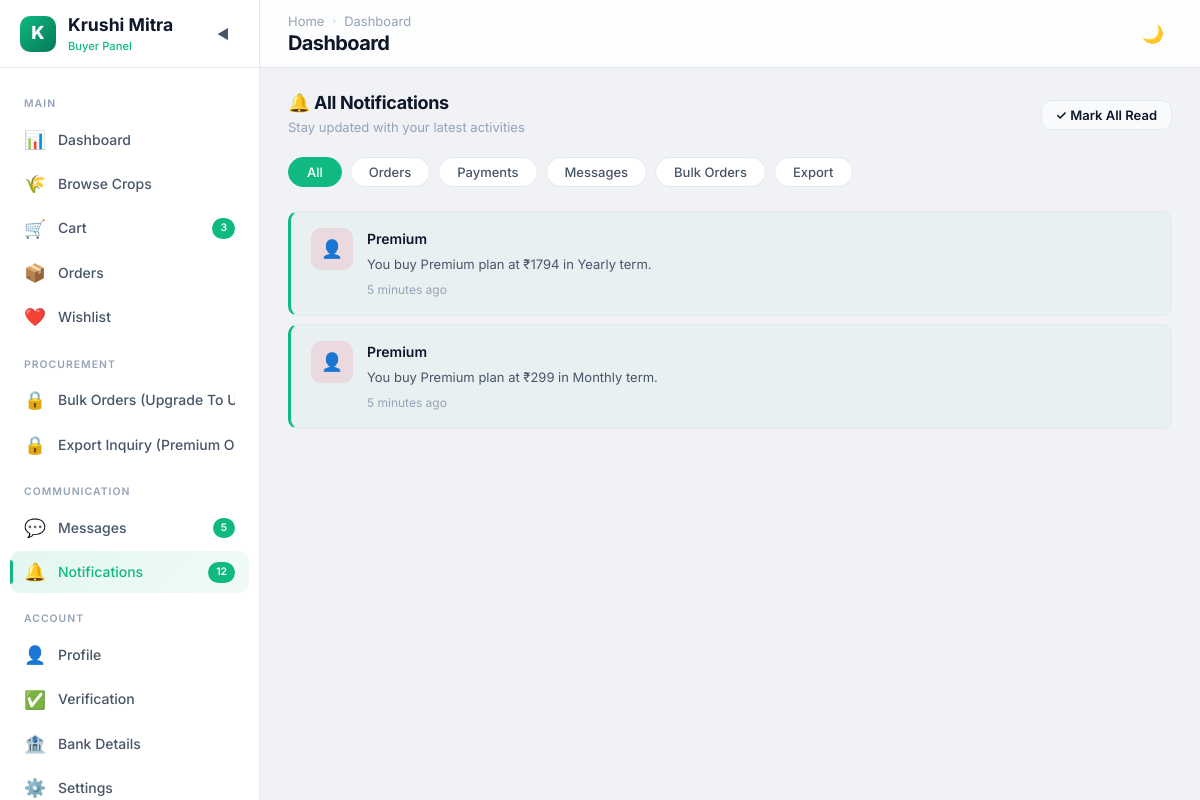
Before: /buyer/notifications/ (signed in) with the older database file.
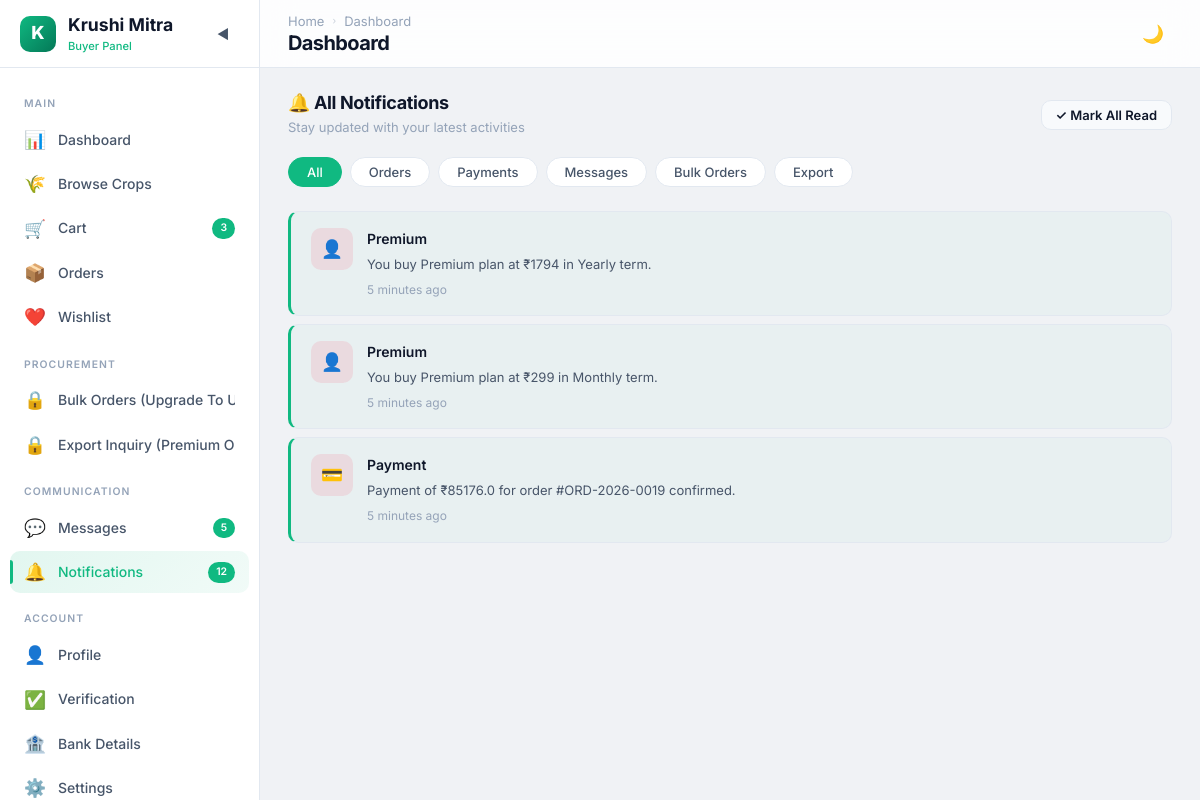
After: the same page with the newer database file.
### buyer/models.py (models this page shows, shortened)
class notifications(models.Model):
    NOTIFICATIONS_TYPES= (
        ("Order","Order"),
        ("Payment","Payment"),
        ("Bulk","Bulk"),
        ("Export","Export"),
        ("Kyc","Kyc"),
        ("Premium","Premium"),
                            )
    user = models.ForeignKey(Buyer, on_delete=models.CASCADE, related_name='buyer')
    notification_type = models.CharField(max_length=20,choices=NOTIFICATIONS_TYPES)
    message = models.CharField(max_length=100,blank=True,null=True)
    is_readed = models.BooleanField(default=False)
    created_at = models.DateTimeField(auto_now_add=True)

### farmer/views.py (the view)
        def wrapper(request, *args, **kwargs):
            if "contact" in request.session:
                try:
                    user = User.objects.get(contact=request.session['contact'])
                    request.uid = user
                    if user.role not in allowed_roles:
                        messages.error(request, "Access Denied")
                        return redirect('login')
                    return view_function(request, *args, **kwargs)
                except User.DoesNotExist:
                    return redirect('login')
            return redirect('login')

### buyer/views.py (called while the page is built)
@check_login(['Buyer'])
def buyer_notifications(request):
    uid = request.uid
    buyr = Buyer.objects.get(user=uid)
    premium_type = premium_buyer.objects.get(user=buyr)
    all_notifications = notifications.objects.filter(user=buyr)
    context={'buyr':buyr,'all_notifications':all_notifications,'premium_type':premium_type,'buyr':buyr}
    return render(request, "buyer/notifications.html",context)

### farmer/views.py (called while the page is built)
def check_login(allowed_roles):
    def decorator(view_function):
        def wrapper(request, *args, **kwargs):
            if "contact" in request.session:
                try:
                    user = User.objects.get(contact=request.session['contact'])
                    request.uid = user
                    if user.role not in allowed_roles:
                        messages.error(request, "Access Denied")
                        return redirect('login')
                    return view_function(request, *args, **kwargs)
                except User.DoesNotExist:
                    return redirect('login')
            return redirect('login')
        return wrapper
    return decorator

### buyer/templates/buyer/notifications.html (shortened to what this page needs)
<!DOCTYPE html>
{% load static %}
<html lang="en" data-theme="light">
<head>
  <link rel="stylesheet" href="{% static 'buyer/css/style.css' %}">
  <link rel="stylesheet" href="{% static 'buyer/css/notifications.css' %}">
</head>
<body>
  <div class="app-layout">
    <aside class="sidebar">
      <div class="sidebar-header">
        <div class="sidebar-logo">
          <div class="sidebar-logo-icon">K</div>
          <div>
            <div class="sidebar-logo-text">Krushi Mitra</div>
            <span class="sidebar-logo-sub">Buyer Panel</span>
          </div>
        </div>
        <button class="sidebar-toggle">◀</button>
      </div>
      <nav class="sidebar-nav">
        <div class="sidebar-section-label">Main</div>
        <a href="{% url 'buyer_dashboard' %}" class="sidebar-item" data-tooltip="Dashboard"><span
            class="sidebar-item-icon">📊</span><span class="sidebar-item-text">Dashboard</span></a>
        <a href="{% url 'buyer_browse_crops' %}" class="sidebar-item" data-tooltip="Browse Crops"><span
            class="sidebar-item-icon">🌾</span><span class="sidebar-item-text">Browse Crops</span></a>
        <a href="{% url 'buyer_cart' %}" class="sidebar-item" data-tooltip="Cart"><span
            class="sidebar-item-icon">🛒</span><span class="sidebar-item-text">Cart</span><span
            class="sidebar-item-badge">3</span></a>
        <a href="{% url 'buyer_orders' %}" class="sidebar-item" data-tooltip="Orders"><span
            class="sidebar-item-icon">📦</span><span class="sidebar-item-text">Orders</span></a>
        <a href="{% url 'buyer_wishlist' %}" class="sidebar-item" data-tooltip="Wishlist"><span
            class="sidebar-item-icon">❤️</span><span class="sidebar-item-text">Wishlist</span></a>
        <div class="sidebar-section-label">Procurement</div>
        {% if buyr.is_premiume %}
        <a href="{% url 'buyer_bulk_order' %}" class="sidebar-item" data-tooltip="Bulk Orders">
          <span class="sidebar-item-icon">📋</span>
          <span class="sidebar-item-text">Bulk Orders</span>
        </a>
        {% if premium_type.premium_type == 'Premium' %}
        <a href="{% url 'buyer_export_inquiry' %}" class="sidebar-item">
          <span class="sidebar-item-icon">🌍</span>
          <span class="sidebar-item-text">Export Inquiry</span>
        </a>
        {% else %}
        <a href="#" class="sidebar-item disabled-link"
          onclick="alert('Export Inquiry is available for Premium users only.'); return false;">
          <span class="sidebar-item-icon">🔒</span>
          <span class="sidebar-item-text">Export Inquiry (Premium Only)</span>
        </a>
        {% endif %}
        {% else %}
        <a href="#" class="sidebar-item disabled-link" onclick="alert('Upgrade To Unlock Bulk Orders'); return false;">
          <span class=" sidebar-item-icon">🔒</span>
          <span class="sidebar-item-text">Bulk Orders (Upgrade To Unlock)</span>
        </a>
        <a href="#" class="sidebar-item disabled-link"
          onclick="alert('Export Inquiry is available for Premium users only.'); return false;">
          <span class="sidebar-item-icon">🔒</span>
          <span class="sidebar-item-text">Export Inquiry (Premium Only)</span>
        </a>
        {% endif %}
        <div class="sidebar-section-label">Communication</div>
        <a href="{% url 'buyer_messages' %}" class="sidebar-item" data-tooltip="Messages"><span
            class="sidebar-item-icon">💬</span><span class="sidebar-item-text">Messages</span><span
            class="sidebar-item-badge">5</span></a>
        <a href="{% url 'buyer_notifications' %}" class="sidebar-item active" data-tooltip="Notifications"><span
            class="sidebar-item-icon">🔔</span><span class="sidebar-item-text">Notifications</span><span
            class="sidebar-item-badge">12</span></a>
        <div class="sidebar-section-label">Account</div>
        <a href="{% url 'buyer_profile' %}" class="sidebar-item" data-tooltip="Profile"><span
            class="sidebar-item-icon">👤</span><span class="sidebar-item-text">Profile</span></a>
        <a href="{% url 'buyer_verification' %}" class="sidebar-item" data-tooltip="Verification"><span
            class="sidebar-item-icon">✅</span><span class="sidebar-item-text">Verification</span></a>
        <a href="{% url 'buyer_bank_details' %}" class="sidebar-item" data-tooltip="Bank Details"><span
            class="sidebar-item-icon">🏦</span><span class="sidebar-item-text">Bank Details</span></a>
        <a href="{% url 'buyer_settings' %}" class="sidebar-item" data-tooltip="Settings"><span
            class="sidebar-item-icon">⚙️</span><span class="sidebar-item-text">Settings</span></a>
      </nav>
    </aside>
    <div class="main-wrapper">
      <header class="navbar">
        <div class="navbar-left"><button class="mobile-menu-btn">☰</button>
          <div>
            <div class="breadcrumb"><a href="{% url 'buyer_dashboard' %}">Home</a><span
                class="breadcrumb-sep">›</span><span class="current">Notifications</span></div>
            <h1 class="page-title">Notifications</h1>
          </div>
        </div>
        <div class="navbar-right"><button class="theme-toggle">🌙</button></div>
      </header>
      <main class="main-content">
        <div class="section-header page-reveal">
          <div>
            <h2 class="section-title">🔔 All Notifications</h2>
            <p class="card-subtitle">Stay updated with your latest activities</p>
          </div>
          <button class="btn btn-sm btn-secondary mark-all-read">✓ Mark All Read</button>
        </div>
        <div class="notification-filters page-reveal">
          <button class="notif-filter active">All</button>
          <button class="notif-filter">Orders</button>
          <button class="notif-filter">Payments</button>
          <button class="notif-filter">Messages</button>
          <button class="notif-filter">Bulk Orders</button>
          <button class="notif-filter">Export</button>
        </div>
        <div class="notification-list page-reveal">
          {%for notification in all_notifications%}
          {%if notification.is_readed%}
          <div class="notification-card read">
            {%else%}
            <div class="notification-card unread">
              {%endif%}
              {%if notification.notification_type == "Order"%}
              <div class="notif-icon green">📦</div>
              {%elif notification.notification_type == "Payment"%}
              <div class="notif-icon rose">💳</div>
              {%elif notification.notification_type == "Bulk"%}
              <div class="notif-icon purple">📋</div>
              {%elif notification.notification_type == "Export"%}
              <div class="notif-icon blue">🌍</div>
              {%elif notification.notification_type == "Kyc"%}
              <div class="notif-icon amber">👤</div>
              {%elif notification.notification_type == "Premium"%}
              <div class="notif-icon rose">👤</div>
              {%endif%}
              <div class="notif-content">
                <div class="notif-title">{{notification.notification_type}}</div>
                <div class="notif-text">{{notification.message}}</div>
                <div class="notif-time">5 minutes ago</div>
              </div>
            </div>
            {%endfor%}
          </div>
      </main>
    </div>
  </div>
</body>
</html>

### buyer/static/buyer/css/notifications.css (style rules this page uses)
.notification-filters { display: flex; gap: 8px; margin-bottom: 24px; flex-wrap: wrap; }
.notif-filter { padding: 6px 18px; border-radius: var(--radius-full); font-size: 0.8125rem; font-weight: 500; color: var(--text-secondary); background: var(--bg-card); border: 1px solid var(--border-color); transition: all var(--transition-fast); }
.notif-filter.active { background: var(--primary-500); color: white; border-color: var(--primary-500); }
.notification-list { display: flex; flex-direction: column; gap: 2px; }
.notification-card { display: flex; align-items: flex-start; gap: 14px; padding: 16px 20px; background: var(--bg-card); border: var(--card-border); border-radius: var(--radius-md); transition: all var(--transition-fast); margin-bottom: 6px; }
.notification-card.unread { border-left: 3px solid var(--primary-500); background: rgba(16,185,129,0.03); }
.notif-icon { width: 42px; height: 42px; border-radius: var(--radius-md); display: flex; align-items: center; justify-content: center; font-size: 1.1rem; flex-shrink: 0; }
.notif-icon.rose { background: rgba(244,63,94,0.12); }
.notif-content { flex: 1; }
.notif-title { font-size: 0.875rem; font-weight: 600; color: var(--text-primary); margin-bottom: 4px; }
.notif-text { font-size: 0.8125rem; color: var(--text-secondary); line-height: 1.5; }
.notif-time { font-size: 0.75rem; color: var(--text-muted); margin-top: 6px; }

Changed rows visible on the page:
added notifications: notification_type "Payment", message "Payment of ₹85176.0 for order #ORD-2026-0019 confirmed."
